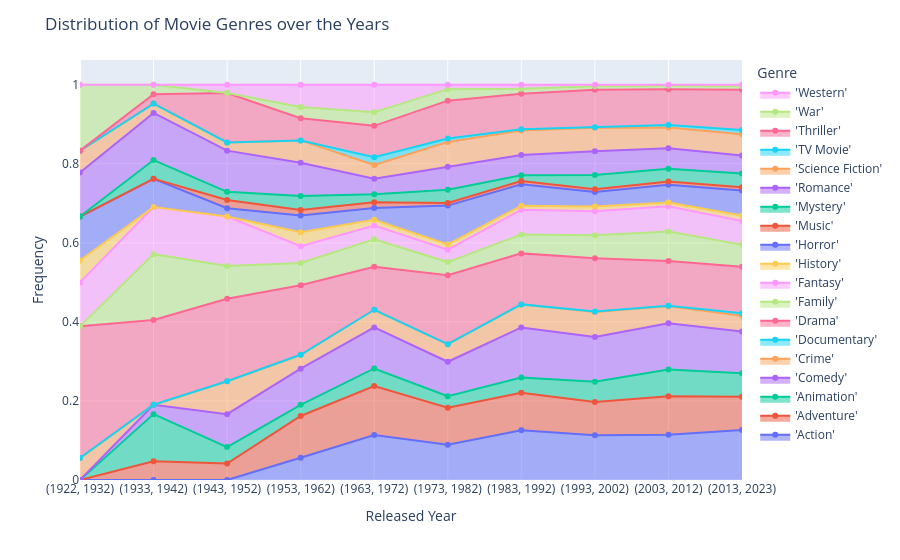

The code cell stored with this chart in its notebook:
### Markdown cell above
## Step 2: Visualization

### Code cell
fig = px.area(distribution, markers = True)

fig.update_xaxes(tickvals = np.arange(0, 10), ticktext = bins)

fig.update_layout(
    xaxis_title = 'Released Year',
    yaxis_title = 'Frequency',
    title = 'Distribution of Movie Genres over the Years',
    legend_title = 'Genre',
    legend_traceorder="reversed"
)
fig.show()

# export html file to see the plot
fig.write_html("./figures/plot.html")

### Figure 1 — Plotly figure (JSON) as saved in the notebook; plotly's stock layout.template omitted (floating-point values rounded to 4 significant figures)
{"data": [{"fillpattern": {"shape": ""}, "hovertemplate": "variable='Action'<br>Year bin=%{x}<br>value=%{y}<extra></extra>", "legendgroup": "'Action'", "line": {"color": "#636efa"}, "marker": {"symbol": "circle"}, "mode": "lines+markers", "name": "'Action'", "orientation": "v", "showlegend": true, "stackgroup": "1", "type": "scatter", "x": [0, 1, 2, 3, 4, 5, 6, 7, 8, 9], "xaxis": "x", "y": [0, 0, 0, 0.05634, 0.1139, 0.08929, 0.1259, 0.1135, 0.1147, 0.1264], "yaxis": "y"}, {"fillpattern": {"shape": ""}, "hovertemplate": "variable='Adventure'<br>Year bin=%{x}<br>value=%{y}<extra></extra>", "legendgroup": "'Adventure'", "line": {"color": "#EF553B"}, "marker": {"symbol": "circle"}, "mode": "lines+markers", "name": "'Adventure'", "orientation": "v", "showlegend": true, "stackgroup": "1", "type": "scatter", "x": [0, 1, 2, 3, 4, 5, 6, 7, 8, 9], "xaxis": "x", "y": [0, 0.04762, 0.04167, 0.1056, 0.1238, 0.09375, 0.09469, 0.08398, 0.09702, 0.08406], "yaxis": "y"}, {"fillpattern": {"shape": ""}, "hovertemplate": "variable='Animation'<br>Year bin=%{x}<br>value=%{y}<extra></extra>", "legendgroup": "'Animation'", "line": {"color": "#00cc96"}, "marker": {"symbol": "circle"}, "mode": "lines+markers", "name": "'Animation'", "orientation": "v", "showlegend": true, "stackgroup": "1", "type": "scatter", "x": [0, 1, 2, 3, 4, 5, 6, 7, 8, 9], "xaxis": "x", "y": [0, 0.119, 0.04167, 0.02817, 0.04455, 0.02902, 0.0385, 0.0508, 0.06753, 0.05984], "yaxis": "y"}, {"fillpattern": {"shape": ""}, "hovertemplate": "variable='Comedy'<br>Year bin=%{x}<br>value=%{y}<extra></extra>", "legendgroup": "'Comedy'", "line": {"color": "#ab63fa"}, "marker": {"symbol": "circle"}, "mode": "lines+markers", "name": "'Comedy'", "orientation": "v", "showlegend": true, "stackgroup": "1", "type": "scatter", "x": [0, 1, 2, 3, 4, 5, 6, 7, 8, 9], "xaxis": "x", "y": [0, 0.02381, 0.08333, 0.09155, 0.104, 0.08705, 0.127, 0.1135, 0.1174, 0.1054], "yaxis": "y"}, {"fillpattern": {"shape": ""}, "hovertemplate": "variable='Crime'<br>Year bin=%{x}<br>value=%{y}<extra></extra>", "legendgroup": "'Crime'", "line": {"color": "#FFA15A"}, "marker": {"symbol": "circle"}, "mode": "lines+markers", "name": "'Crime'", "orientation": "v", "showlegend": true, "stackgroup": "1", "type": "scatter", "x": [0, 1, 2, 3, 4, 5, 6, 7, 8, 9], "xaxis": "x", "y": [0.05556, 0, 0.08333, 0.03521, 0.04455, 0.04464, 0.05827, 0.06325, 0.04276, 0.03974], "yaxis": "y"}, {"fillpattern": {"shape": ""}, "hovertemplate": "variable='Documentary'<br>Year bin=%{x}<br>value=%{y}<extra></extra>", "legendgroup": "'Documentary'", "line": {"color": "#19d3f3"}, "marker": {"symbol": "circle"}, "mode": "lines+markers", "name": "'Documentary'", "orientation": "v", "showlegend": true, "stackgroup": "1", "type": "scatter", "x": [0, 1, 2, 3, 4, 5, 6, 7, 8, 9], "xaxis": "x", "y": [0, 0, 0, 0, 0, 0, 0, 0.001037, 0.00118, 0.0067], "yaxis": "y"}, {"fillpattern": {"shape": ""}, "hovertemplate": "variable='Drama'<br>Year bin=%{x}<br>value=%{y}<extra></extra>", "legendgroup": "'Drama'", "line": {"color": "#FF6692"}, "marker": {"symbol": "circle"}, "mode": "lines+markers", "name": "'Drama'", "orientation": "v", "showlegend": true, "stackgroup": "1", "type": "scatter", "x": [0, 1, 2, 3, 4, 5, 6, 7, 8, 9], "xaxis": "x", "y": [0.3333, 0.2143, 0.2083, 0.1761, 0.1089, 0.1741, 0.129, 0.1348, 0.1135, 0.1174], "yaxis": "y"}, {"fillpattern": {"shape": ""}, "hovertemplate": "variable='Family'<br>Year bin=%{x}<br>value=%{y}<extra></extra>", "legendgroup": "'Family'", "line": {"color": "#B6E880"}, "marker": {"symbol": "circle"}, "mode": "lines+markers", "name": "'Family'", "orientation": "v", "showlegend": true, "stackgroup": "1", "type": "scatter", "x": [0, 1, 2, 3, 4, 5, 6, 7, 8, 9], "xaxis": "x", "y": [0, 0.1667, 0.08333, 0.05634, 0.06931, 0.03348, 0.04787, 0.05858, 0.07431, 0.05589], "yaxis": "y"}, {"fillpattern": {"shape": ""}, "hovertemplate": "variable='Fantasy'<br>Year bin=%{x}<br>value=%{y}<extra></extra>", "legendgroup": "'Fantasy'", "line": {"color": "#FF97FF"}, "marker": {"symbol": "circle"}, "mode": "lines+markers", "name": "'Fantasy'", "orientation": "v", "showlegend": true, "stackgroup": "1", "type": "scatter", "x": [0, 1, 2, 3, 4, 5, 6, 7, 8, 9], "xaxis": "x", "y": [0.1111, 0.119, 0.125, 0.04225, 0.03465, 0.03125, 0.06243, 0.06065, 0.06429, 0.06], "yaxis": "y"}, {"fillpattern": {"shape": ""}, "hovertemplate": "variable='History'<br>Year bin=%{x}<br>value=%{y}<extra></extra>", "legendgroup": "'History'", "line": {"color": "#FECB52"}, "marker": {"symbol": "circle"}, "mode": "lines+markers", "name": "'History'", "orientation": "v", "showlegend": true, "stackgroup": "1", "type": "scatter", "x": [0, 1, 2, 3, 4, 5, 6, 7, 8, 9], "xaxis": "x", "y": [0.05556, 0, 0, 0.03521, 0.01485, 0.01339, 0.01041, 0.01192, 0.009437, 0.01401], "yaxis": "y"}, {"fillpattern": {"shape": ""}, "hovertemplate": "variable='Horror'<br>Year bin=%{x}<br>value=%{y}<extra></extra>", "legendgroup": "'Horror'", "line": {"color": "#636efa"}, "marker": {"symbol": "circle"}, "mode": "lines+markers", "name": "'Horror'", "orientation": "v", "showlegend": true, "stackgroup": "1", "type": "scatter", "x": [0, 1, 2, 3, 4, 5, 6, 7, 8, 9], "xaxis": "x", "y": [0.1111, 0.07143, 0.02083, 0.04225, 0.0297, 0.09821, 0.05411, 0.03681, 0.04512, 0.06319], "yaxis": "y"}, {"fillpattern": {"shape": ""}, "hovertemplate": "variable='Music'<br>Year bin=%{x}<br>value=%{y}<extra></extra>", "legendgroup": "'Music'", "line": {"color": "#EF553B"}, "marker": {"symbol": "circle"}, "mode": "lines+markers", "name": "'Music'", "orientation": "v", "showlegend": true, "stackgroup": "1", "type": "scatter", "x": [0, 1, 2, 3, 4, 5, 6, 7, 8, 9], "xaxis": "x", "y": [0, 0, 0.02083, 0.01408, 0.01485, 0.006696, 0.008325, 0.006739, 0.007962, 0.008375], "yaxis": "y"}, {"fillpattern": {"shape": ""}, "hovertemplate": "variable='Mystery'<br>Year bin=%{x}<br>value=%{y}<extra></extra>", "legendgroup": "'Mystery'", "line": {"color": "#00cc96"}, "marker": {"symbol": "circle"}, "mode": "lines+markers", "name": "'Mystery'", "orientation": "v", "showlegend": true, "stackgroup": "1", "type": "scatter", "x": [0, 1, 2, 3, 4, 5, 6, 7, 8, 9], "xaxis": "x", "y": [0, 0.04762, 0.02083, 0.03521, 0.0198, 0.03348, 0.01457, 0.03629, 0.03214, 0.03457], "yaxis": "y"}, {"fillpattern": {"shape": ""}, "hovertemplate": "variable='Romance'<br>Year bin=%{x}<br>value=%{y}<extra></extra>", "legendgroup": "'Romance'", "line": {"color": "#ab63fa"}, "marker": {"symbol": "circle"}, "mode": "lines+markers", "name": "'Romance'", "orientation": "v", "showlegend": true, "stackgroup": "1", "type": "scatter", "x": [0, 1, 2, 3, 4, 5, 6, 7, 8, 9], "xaxis": "x", "y": [0.1111, 0.119, 0.1042, 0.08451, 0.0396, 0.05804, 0.05099, 0.05962, 0.0522, 0.04568], "yaxis": "y"}, {"fillpattern": {"shape": ""}, "hovertemplate": "variable='Science Fiction'<br>Year bin=%{x}<br>value=%{y}<extra></extra>", "legendgroup": "'Science Fiction'", "line": {"color": "#FFA15A"}, "marker": {"symbol": "circle"}, "mode": "lines+markers", "name": "'Science Fiction'", "orientation": "v", "showlegend": true, "stackgroup": "1", "type": "scatter", "x": [0, 1, 2, 3, 4, 5, 6, 7, 8, 9], "xaxis": "x", "y": [0.05556, 0.02381, 0.02083, 0.05634, 0.03465, 0.0625, 0.06243, 0.05962, 0.05249, 0.0536], "yaxis": "y"}, {"fillpattern": {"shape": ""}, "hovertemplate": "variable='TV Movie'<br>Year bin=%{x}<br>value=%{y}<extra></extra>", "legendgroup": "'TV Movie'", "line": {"color": "#19d3f3"}, "marker": {"symbol": "circle"}, "mode": "lines+markers", "name": "'TV Movie'", "orientation": "v", "showlegend": true, "stackgroup": "1", "type": "scatter", "x": [0, 1, 2, 3, 4, 5, 6, 7, 8, 9], "xaxis": "x", "y": [0, 0, 0, 0, 0.0198, 0.008929, 0.003122, 0.001037, 0.006193, 0.01066], "yaxis": "y"}, {"fillpattern": {"shape": ""}, "hovertemplate": "variable='Thriller'<br>Year bin=%{x}<br>value=%{y}<extra></extra>", "legendgroup": "'Thriller'", "line": {"color": "#FF6692"}, "marker": {"symbol": "circle"}, "mode": "lines+markers", "name": "'Thriller'", "orientation": "v", "showlegend": true, "stackgroup": "1", "type": "scatter", "x": [0, 1, 2, 3, 4, 5, 6, 7, 8, 9], "xaxis": "x", "y": [0, 0.02381, 0.125, 0.05634, 0.07921, 0.09598, 0.08949, 0.09487, 0.09053, 0.1016], "yaxis": "y"}, {"fillpattern": {"shape": ""}, "hovertemplate": "variable='War'<br>Year bin=%{x}<br>value=%{y}<extra></extra>", "legendgroup": "'War'", "line": {"color": "#B6E880"}, "marker": {"symbol": "circle"}, "mode": "lines+markers", "name": "'War'", "orientation": "v", "showlegend": true, "stackgroup": "1", "type": "scatter", "x": [0, 1, 2, 3, 4, 5, 6, 7, 8, 9], "xaxis": "x", "y": [0.1667, 0.02381, 0, 0.02817, 0.03465, 0.02902, 0.01249, 0.009331, 0.008552, 0.009746], "yaxis": "y"}, {"fillpattern": {"shape": ""}, "hovertemplate": "variable='Western'<br>Year bin=%{x}<br>value=%{y}<extra></extra>", "legendgroup": "'Western'", "line": {"color": "#FF97FF"}, "marker": {"symbol": "circle"}, "mode": "lines+markers", "name": "'Western'", "orientation": "v", "showlegend": true, "stackgroup": "1", "type": "scatter", "x": [0, 1, 2, 3, 4, 5, 6, 7, 8, 9], "xaxis": "x", "y": [0, 0, 0.02083, 0.05634, 0.06931, 0.01116, 0.01041, 0.003629, 0.002654, 0.003198], "yaxis": "y"}], "layout": {"autosize": true, "legend": {"title": {"text": "Genre"}, "tracegroupgap": 0, "traceorder": "reversed"}, "margin": {"t": 60}, "title": {"text": "Distribution of Movie Genres over the Years"}, "xaxis": {"anchor": "y", "autorange": true, "domain": [0, 1], "range": [0, 9], "ticktext": ["(1922, 1932)", "(1933, 1942)", "(1943, 1952)", "(1953, 1962)", "(1963, 1972)", "(1973, 1982)", "(1983, 1992)", "(1993, 2002)", "(2003, 2012)", "(2013, 2023)"], "tickvals": [0, 1, 2, 3, 4, 5, 6, 7, 8, 9], "title": {"text": "Released Year"}, "type": "linear"}, "yaxis": {"anchor": "x", "autorange": true, "domain": [0, 1], "range": [0, 1.072], "title": {"text": "Frequency"}, "type": "linear"}}}
